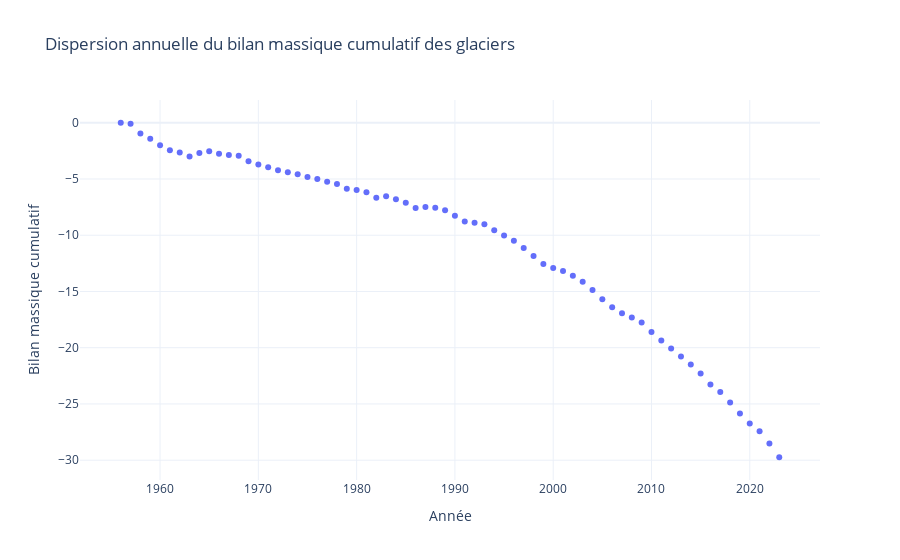

Source (notebook cell):
### Code cell
import plotly.express as px

fig = px.scatter(
    df,
    x="Year",
    y="Mean cumulative mass balance",
    title="Dispersion annuelle du bilan massique cumulatif des glaciers"
)

fig.update_layout(
    xaxis_title="Année",
    yaxis_title="Bilan massique cumulatif",
    template="plotly_white"
)

fig.show()

### Figure 1 — Plotly figure (JSON) as saved in the notebook; plotly's stock layout.template omitted (floating-point values rounded to 4 significant figures)
{"data": [{"hovertemplate": "Year=%{x}<br>Mean cumulative mass balance=%{y}<extra></extra>", "legendgroup": "", "marker": {"color": "#636efa", "symbol": "circle"}, "mode": "markers", "name": "", "orientation": "v", "showlegend": false, "type": "scatter", "x": [1956, 1957, 1958, 1959, 1960, 1961, 1962, 1963, 1964, 1965, 1966, 1967, 1968, 1969, 1970, 1971, 1972, 1973, 1974, 1975, 1976, 1977, 1978, 1979, 1980, 1981, 1982, 1983, 1984, 1985, 1986, 1987, 1988, 1989, 1990, 1991, 1992, 1993, 1994, 1995, 1996, 1997, 1998, 1999, 2000, 2001, 2002, 2003, 2004, 2005, 2006, 2007, 2008, 2009, 2010, 2011, 2012, 2013, 2014, 2015, 2016, 2017, 2018, 2019, 2020, 2021, 2022, 2023], "xaxis": "x", "y": [0.0, -0.094, -0.963, -1.431, -2.008, -2.445, -2.648, -3.0, -2.682, -2.524, -2.75, -2.869, -2.939, -3.428, -3.715, -3.946, -4.225, -4.402, -4.589, -4.815, -4.998, -5.255, -5.443, -5.86, -5.983, -6.174, -6.662, -6.535, -6.794, -7.102, -7.583, -7.487, -7.561, -7.789, -8.274, -8.777, -8.893, -9.026, -9.557, -10.02, -10.49, -11.13, -11.85, -12.55, -12.91, -13.18, -13.61, -14.13, -14.87, -15.68, -16.4, -16.94, -17.31, -17.77, -18.61, -19.35, -20.08, -20.79, -21.49, -22.29, -23.28, -23.93, -24.86, -25.86, -26.74, -27.42, -28.51, -29.74], "yaxis": "y"}], "layout": {"legend": {"tracegroupgap": 0}, "title": {"text": "Dispersion annuelle du bilan massique cumulatif des glaciers"}, "xaxis": {"anchor": "y", "domain": [0, 1], "title": {"text": "Année"}}, "yaxis": {"anchor": "x", "domain": [0, 1], "title": {"text": "Bilan massique cumulatif"}}}}
